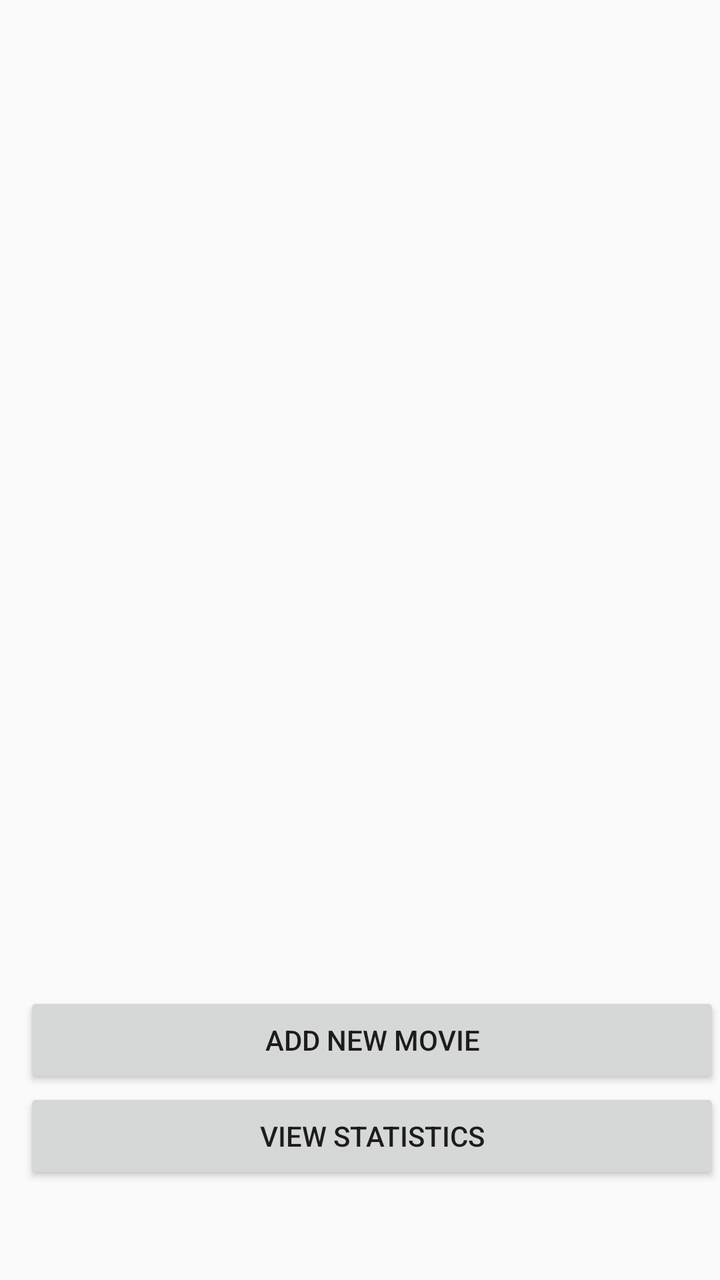
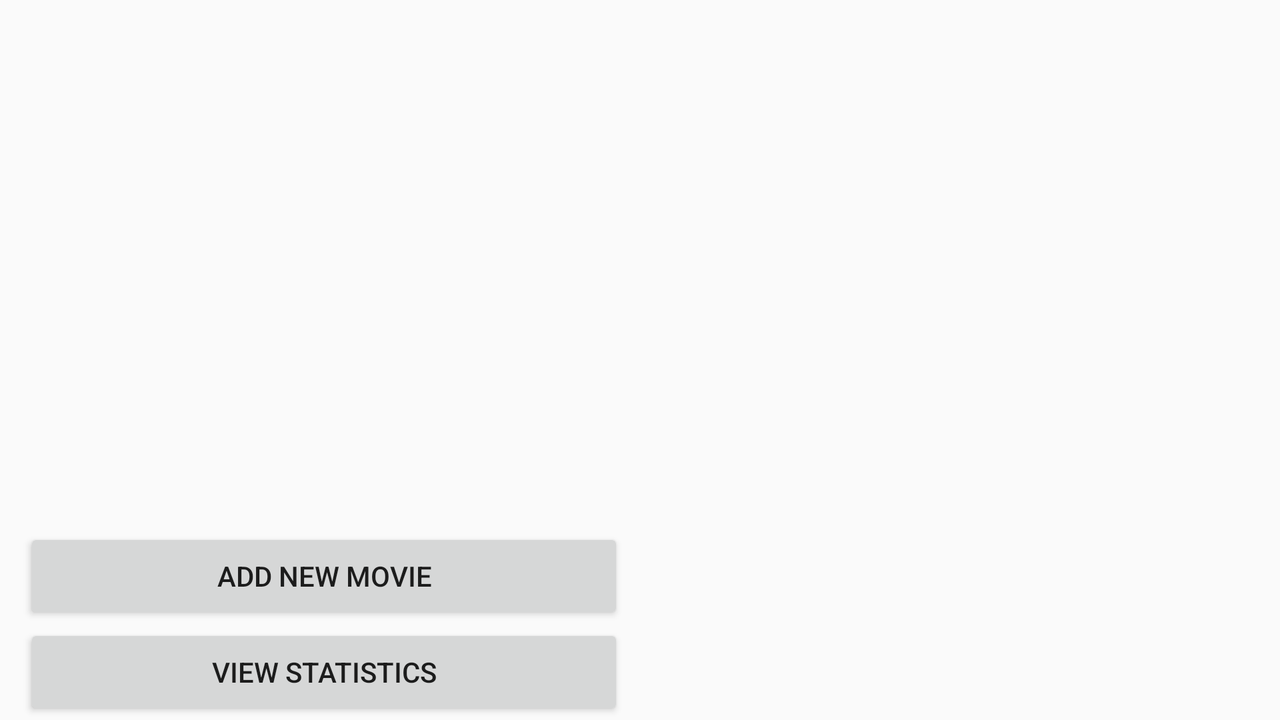

Two renders of one Android screen. The first uses the default layout on a phone; the second uses the alternative layout the repository ships for a different screen configuration, on a matching device. The two XML files are below.
<!-- AndroidManifest.xml: application theme Theme.AppCompat.Light.NoActionBar -->
<!-- res/layout/activity_movie.xml -->
<?xml version="1.0" encoding="utf-8"?>
<RelativeLayout xmlns:android="http://schemas.android.com/apk/res/android"
    xmlns:tools="http://schemas.android.com/tools"
    android:layout_width="match_parent"
    android:layout_height="match_parent"
    xmlns:app="http://schemas.android.com/apk/res-auto"
    tools:context="com.example.jihon.cst2335_final_project.Movie"
    android:id="@+id/movieLayout">

    <android.support.v7.widget.Toolbar
        android:id="@+id/movie_toolbar"
        android:layout_width="match_parent"
        android:layout_height="?attr/actionBarSize"
        android:background="@drawable/blue_highlight"
        android:elevation="15dp"
        android:theme="@style/ThemeOverlay.AppCompat.ActionBar"
        app:popupTheme="@style/ThemeOverlay.AppCompat.Light"/>

    <ListView
        android:id="@+id/movieListView"
        android:layout_width="match_parent"
        android:layout_height="match_parent"
        android:layout_marginLeft="12dp"
        android:layout_marginTop="56dp"
        android:layout_above="@+id/addMovieButton" >


    </ListView>


    <Button
        android:id="@+id/addMovieButton"
        android:layout_width="match_parent"
        android:layout_height="wrap_content"
        android:layout_marginLeft="12dp"
        android:layout_above="@id/vieStatisticsButton"
        android:text="@string/addMovieButton" />

    <Button
        android:id="@+id/vieStatisticsButton"
        android:layout_width="match_parent"
        android:layout_height="wrap_content"
        android:layout_marginLeft="12dp"
        android:layout_above="@id/movie_progressBar"
        android:text="@string/vieStatisticsButton" />

    <ProgressBar
        android:id="@+id/movie_progressBar"
        android:layout_width="match_parent"
        android:layout_height="wrap_content"
        android:layout_alignParentBottom="true"
        android:layout_alignParentStart="true"
        android:visibility="visible" />

</RelativeLayout>
<!-- resources referenced by this layout -->
<resources>
  <string name="addMovieButton">Add new movie</string>
  <string name="vieStatisticsButton">View statistics</string>
</resources>
<!-- res/layout-land/activity_movie.xml (the author's variant of the layout above) -->
<!-- drawn on the phone turned sideways -->
<?xml version="1.0" encoding="utf-8"?>
<RelativeLayout xmlns:android="http://schemas.android.com/apk/res/android"
    xmlns:tools="http://schemas.android.com/tools"
    android:layout_width="match_parent"
    android:layout_height="match_parent"
    xmlns:app="http://schemas.android.com/apk/res-auto"
    tools:context="com.example.jihon.cst2335_final_project.Movie"
    android:id="@+id/movieLayout">

    <android.support.v7.widget.Toolbar
        android:id="@+id/movie_toolbar"
        android:layout_width="match_parent"
        android:layout_height="?attr/actionBarSize"
        android:background="@drawable/blue_highlight"
        android:elevation="15dp"
        android:theme="@style/ThemeOverlay.AppCompat.ActionBar"
        app:popupTheme="@style/ThemeOverlay.AppCompat.Light"/>

    <ListView
        android:id="@+id/movieListView"
        android:layout_width="300dp"
        android:layout_height="match_parent"
        android:layout_above="@+id/addMovieButton"
        android:layout_marginLeft="12dp"
        android:layout_marginTop="56dp" />

    <Button
        android:id="@+id/addMovieButton"
        android:layout_width="match_parent"
        android:layout_height="wrap_content"
        android:layout_marginLeft="12dp"
        android:layout_above="@id/vieStatisticsButton"
        android:layout_toLeftOf="@+id/movieFrameLayout"
        android:text="@string/addMovieButton" />

    <Button
        android:id="@+id/vieStatisticsButton"
        android:layout_width="match_parent"
        android:layout_height="wrap_content"
        android:layout_marginLeft="12dp"
        android:text="@string/vieStatisticsButton"
        android:layout_toLeftOf="@+id/movieFrameLayout"
        android:layout_alignParentBottom="true"/>



    <FrameLayout
        android:id="@+id/movieFrameLayout"
        android:layout_width="match_parent"
        android:layout_height="match_parent"
       android:layout_toRightOf="@+id/movieListView">

    </FrameLayout>

</RelativeLayout>
